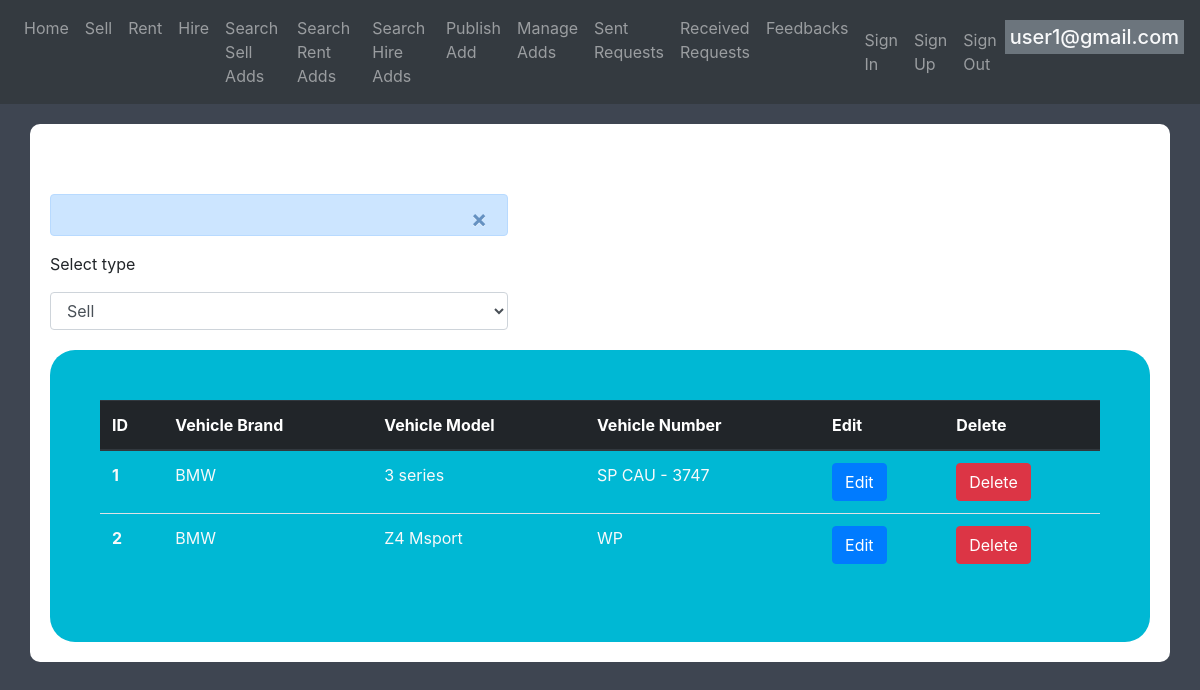
Page /published_Adds_List.php (signed in) on the earlier database version.
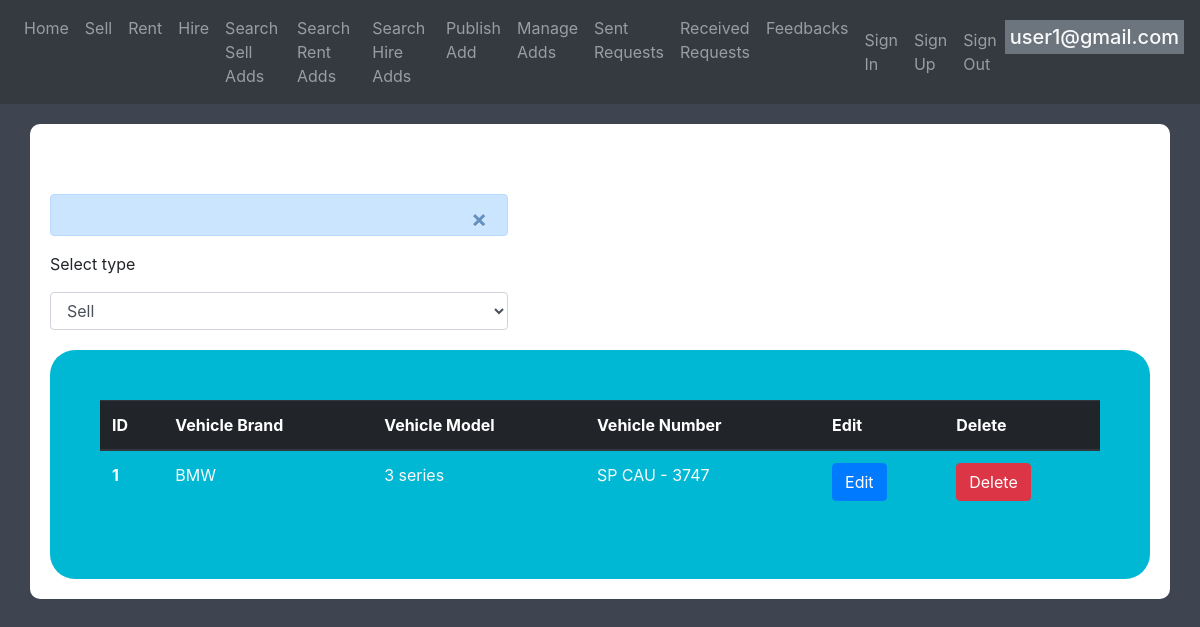
Same page on the later database version.
### tables this page shows
CREATE TABLE `sell` (
  `sell_id` int(11) NOT NULL,
  `publisher` varchar(50) NOT NULL,
  `vehicle_model` varchar(50) NOT NULL,
  `vehicle_number` varchar(20) NOT NULL,
  `seller_name` varchar(50) NOT NULL,
  `phone_number` varchar(20) NOT NULL,
  `email` varchar(50) NOT NULL,
  `price` varchar(20) NOT NULL,
  `description` varchar(100) NOT NULL,
  `img_path` varchar(100) NOT NULL,
  `status` varchar(20) NOT NULL,
  `vehicle_brand` varchar(30) NOT NULL,
  `engine_capacity` varchar(30) NOT NULL,
  `model_year` varchar(10) NOT NULL,
  `mileage` int(11) NOT NULL,
  `area` varchar(20) NOT NULL,
  `add_type` varchar(10) NOT NULL
);

### published_Adds_List.php (the view, shortened to what this page needs)
<?php
 include ("./inc/config.php");
?>
<!DOCTYPE html>
<html lang="en">
<head>
    <link href="css/bootstrap.min.css" rel="stylesheet">
    <link href="css/publishAdd.css" rel="stylesheet">
    <link href="css/main.css" rel="stylesheet">
</head>
<body>
<?php
include  'header.php'
?>
<div class="container ">
	<div  class="tabPanel">
  <div class="alert alert-primary alert-dismissible fade show col-sm-5 ">
    <button type="button" class="close" data-dismiss="alert">&times;</button>
  </div>
			<div>
			<p>Select type</P>
            <select class="form-control  col-sm-5">
                <option value="sell">Sell</option>
				</select>
                </div>
        <div class="sell box" >
        <table class="table">
  <thead class="thead-dark">
    <tr>
      <th scope="col">ID</th>
      <th scope="col">Vehicle Brand</th>
      <th scope="col">Vehicle Model</th>
      <th scope="col">Vehicle Number</th>
      <th scope="col">Edit</th>
      <th scope="col">Delete</th>
    </tr>
  </thead>
  <tbody>
<?php
        $publisher = $_SESSION['user_email'];
        $sql = "SELECT * FROM sell  where publisher='$publisher'  ";
        $result =$conn ->query($sql);
        if($result->num_rows > 0){
    	while ($row =$result ->fetch_assoc())
	    {
   ?>
<tr class="text-light">
      <th scope="row"><?php echo $row['sell_id']?></th>
      <td><?php echo $row['vehicle_brand']?></td>
      <td><?php echo $row['vehicle_model']?></td>
      <td><?php echo $row['vehicle_number']?></td>
      <td>
        <a href="sell_edit.php?id=<?php echo $row['sell_id'];?>"> <input type="submit" name="sumbit_sell" value="Edit" class="btn btn-primary"></a>
      </td>
      <td>  <form method="post" action="">
            <input type="submit" class="btn btn-danger" value="Delete" name="delete_sell_add">
            </form>
     </td>
    </tr>
<?php
}
}else{
	echo "0 Result";
}
?>
</tbody>
</table>
        </div>
	</div>
</div>
</body>
</html>

Differences in the rows shown:
removed sell: sell_id "2", vehicle_brand "BMW", vehicle_model "Z4 Msport", vehicle_number "WP"
